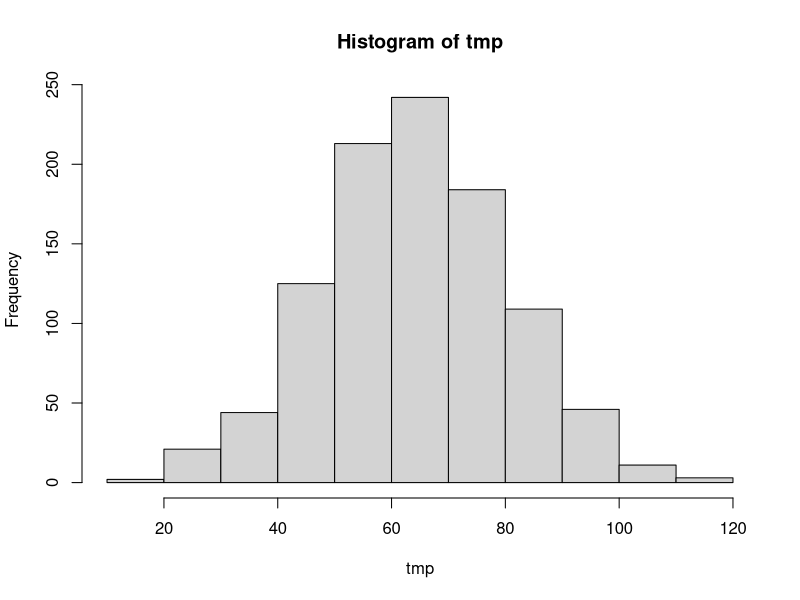

This chart was generated by the following R code: (Note: this script raises an error after producing the figure.)
rm(list = ls())
library("data.table")

# ALAVA (2013) MIXTURE MODEL --------------------------------------------------
nice <- read.csv("nice-painhaq.csv")

## pain
# parameters from Sarzi-Puttini et al (2002)
pain.mean <- 61.65
haq.mean <- 1.39
interval <- 19.10
pain.var <- 19.10^2
haq.var <- .59^2
painhaq.cor <- .421

# example sampling
pain_sample <- function(nsims, haq){
  pain.condmean <- pain.mean + painhaq.cor * sqrt((pain.var/haq.var)) * (haq - haq.mean)
  pain.condsd <- sqrt((1 - painhaq.cor^2) * pain.var)
  pain.sample <- rnorm(nsims, pain.condmean, pain.condsd)
  return(pain.sample)
}
tmp <- pain_sample(1000, 1.5)
hist(tmp)
summary(tmp)

# correlation implied by nice
nice.lm <- lm(pain ~ haq, nice)
nice.cor <- coef(nice.lm)[2] * sqrt(haq.var/pain.var)
nice.lm2 <- lm(pain ~ haq + I(haq^2) , nice)

# save
pain <- list(pain.mean = pain.mean, haq.mean = haq.mean, 
             pain.var = pain.var, haq.var = haq.var,
             painhaq.cor = nice.cor)
save(pain, 
     file = "../data/pain.rda", compress = "bzip2")

# utility
coef <- read.csv("coef-alava-2013.csv")
vcov <- read.csv("vcov-alava-2013.csv")
vcov.names <- vcov[, 1]
vcov <- as.matrix(vcov[, -1])
rownames(vcov) <- vcov.names
# index <- list()
# delta.names <- paste0("delta", c(1, 2, 3))
# parameters <- unique(coef$parameter)
# parameters <- parameters[!parameters %in% delta.names]
# for (par in parameters){
#   index[[par]] <- which(coef$parameter == par)
# }
# index[["delta"]] <- which(coef$parameter %in% delta.names)
utility.mixture <- list(coef = coef, vcov = vcov)
save(utility.mixture, 
     file = "../data/utility-mixture.rda", compress = "bzip2")

# WAILOO (2006) LOGIT MODEL ---------------------------------------------------
est <- c(2.0734, .0058, .0023, -.2004, -.2914, .0249, -.8647)
se <- c(.0263, .0004, .0004, .0101, .0118, .0028, .0103)
vars <- c("int", "age", "dis_dur", "haq0", "male", "prev_dmards", "haq")
utility.wailoo <- data.table(var = vars, est = est, se = se)
save(utility.wailoo, 
     file = "../data/utility-wailoo.rda", compress = "bzip2")